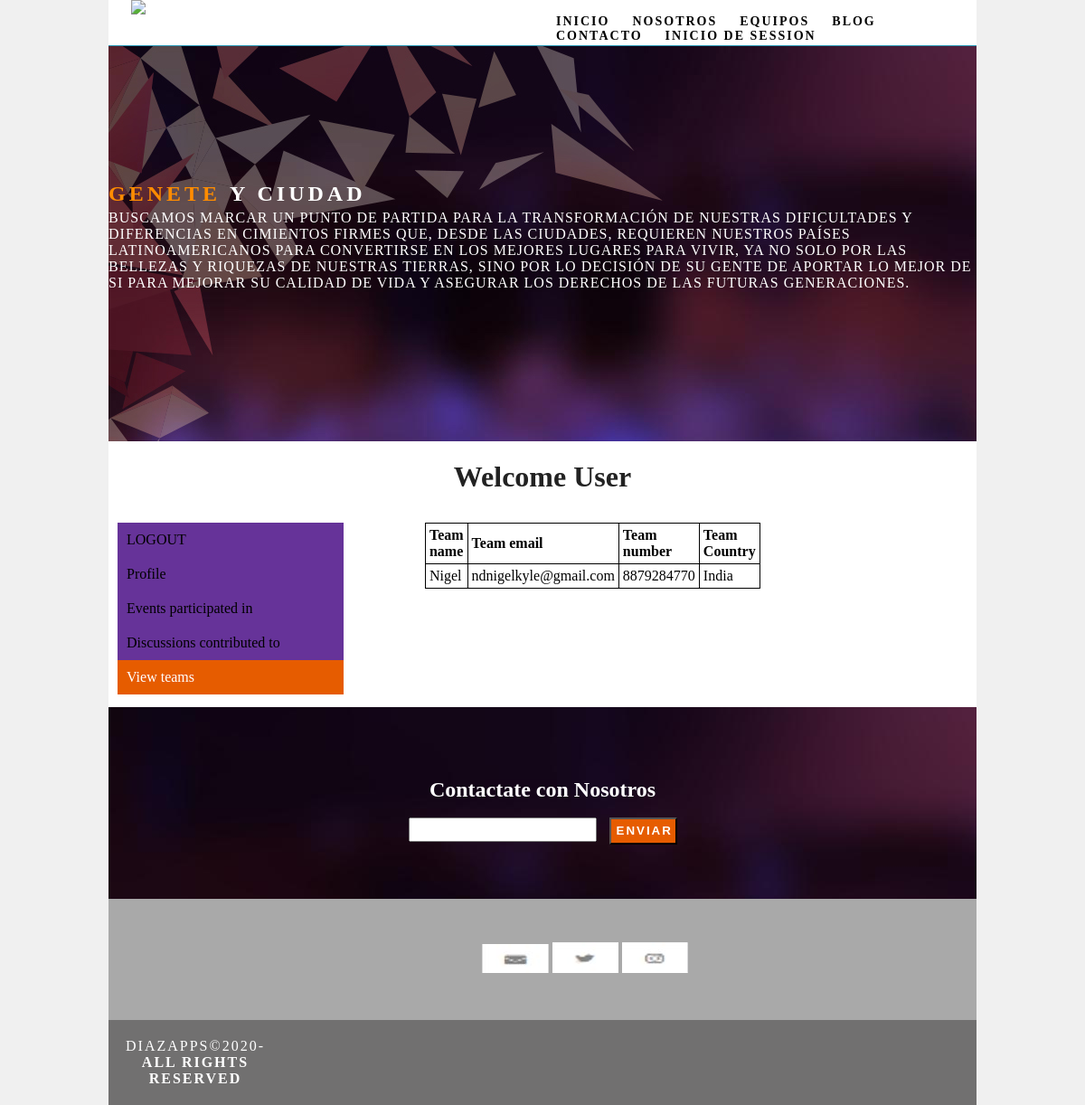
The page /php/userteams.php on the database its author committed.
### tables this page shows
CREATE TABLE `teams` (
  `id` int(11) NOT NULL,
  `team_name` varchar(50) NOT NULL,
  `team_email` varchar(50) NOT NULL,
  `team_number` varchar(10) NOT NULL,
  `team_country` varchar(50) NOT NULL
);

### php/userteams.php (the view, shortened to what this page needs)
<?php
	$con = mysqli_connect('localhost', 'root', '');
mysqli_select_db($con, 'registrationform_inicio');
$t = "select * from teams";
$query = mysqli_query($con, $t);
	?>
<!DOCTYPE html>
<html lang="en">
<head>
<link rel="stylesheet" type="text/css" href="../css/ciuad.css">
</head>
<body>
<div class="container_inicio">
  <header class="header_inicio"> <a href="">
    <img class="logo" src="images/Logotipo.png" alt="logo">
    </a>
    <nav>
      <ul>
        <li><a href="Inicio.php">INICIO</a></li>
        <li><a href="Nosotros.html">NOSOTROS</a></li>
        <li> <a href="Equipos.html">EQUIPOS</a></li>
		<li><a href="http://ndd9444.uta.cloud">BLOG</a></li>
        <li><a href="Contacto.html">CONTACTO</a></li>
        <li> <a href="Inicio de Session.php">INICIO DE SESSION</a></li>
      </ul>
    </nav>
  </header>
<section class="hero_inicio" id="hero_inicio">
    <h2 class="hero_header_inicio">GENETE <span class="light_inicio">Y CIUDAD</span></h2>
    <p class="tagline_inicio">
   Buscamos marcar un punto de partida para la transformación de nuestras
   dificultades y diferencias en cimientos firmes que, desde las ciudades,
   requieren nuestros países latinoamericanos para convertirse en los mejores
   lugares para vivir, ya no solo por las bellezas y riquezas de nuestras tierras, sino
   por lo decisión de su gente de aportar lo mejor de si para mejorar su calidad de
   vida y asegurar los derechos de las futuras generaciones.</p>
  </section>
	<div> <h1 id="hello1">Welcome User</h1></div>
<div class="row">
	<div class="column2_inicio">
		<div class="vertical-menu">
		  <a href="logout.php">LOGOUT</a>
		  <a href="home.php">Profile</a>
		  <a href="userevents.php">Events participated in</a>
		  <a href="../after_login_user_discussions.php">Discussions contributed to</a>
		  <a href="userteams.php" class="active">View teams</a>
		</div>
		</div>
	<div class="column2_inicio">
		<table class="table" >
  <tr class="table">
    <th class="table">Team name</th>
    <th class="table" >Team email</th>
    <th class="table">Team number</th>
	<th class="table">Team Country</th>
  </tr>
			<?php
			while($row = mysqli_fetch_assoc($query))
			{
			?>
  <tr class="table">
    <td class="table"><?php echo $row['team_name'];?></td>
    <td class="table"><?php echo $row['team_email'];?></td>
    <td class="table"><?php echo $row['team_number'];?></td>
	  <td class="table"><?php echo $row['team_country'];?></td>
  </tr>
 <?php
			}
			?>
</table>
	</div>
	<div class="column2_inicio">
	</div>
</div>
  <section class="footer_main" id="contact_inicio">
	 <form method="post" action="php/subscribe.php">
    <h2 class="footer_header">Contactate con Nosotros</h2>
	<input id="subsrcibe" type="email" name="subscribe">
	<input value="ENVIAR" type="submit" name="submit" class="button">
		 </form>
  </section>
	<div id="social_icons_footer">
		<a href="#"><img src="../images/msg_footer.JPG" alt="msg"></a>
		<a href="#"><img src="../images/twitter_footer - Copy.JPG" alt="twitter"></a>
		<a href="#"><img src="../images/insta_footer.JPG" alt="insta"></a>
	</div>
  <div class="copyright">Diazapps&copy;2020- <strong>All rights reserved</strong>
	</div>
</div>
</body>
</html>

### css/ciuad.css (style rules this page uses)
body { font-family: "Roboto Regular"; background-color: #f0f0f0; margin-top: 0px; margin-right: 0px; margin-bottom: 0px; margin-left: 0px; font-style: normal; font-weight: 200; }
p { color: black; }
h1 { font-family: "Montserrat"; color: #222222; font-weight: 600; }
h2 { font-family: "Montserrat"; color: #222222; font-weight: 600; }
.container_inicio { width: 80%; margin-left: auto; margin-right: auto; height: 1000px; background-color: #FFFFFF; }
.header_inicio { width: 100%; height: 5%; background-color: white; border-bottom: 1px solid #2C9AB7; }
.logo { color: #fff; font-weight: bold; text-align: undefined; width: 2.5%; float: left; margin-top: 0px; margin-left: 25px; letter-spacing: 4px; position: absolute; }
nav { float: right; width: 50%; text-align: right; margin-right: 25px; }
header nav ul { list-style: none; float: right; }
nav ul li { float: left; color: #FFFFFF; font-size: 14px; text-align: left; margin-right: 25px; letter-spacing: 2px; font-weight: bold; transition: all 0.3s linear; }
ul li a { color: black; text-decoration: none; }
.active { color: #e65c00; }
.hero_header_inicio { color: darkorange; text-align: left ; margin-top: 0px; margin-right: 0px; margin-bottom: 0px; margin-left: 0px; letter-spacing: 4px; }
.hero_inicio { background-image: url("../images/homepage-inicio.jpg"); padding-top: 150px; padding-bottom: 150px; }
.light_inicio { font-weight: bold; color: white; }
.tagline_inicio { text-align: left ; color: #FFFFFF; margin-top: 4px; font-weight: lighter; text-transform: uppercase; letter-spacing: 1px; }
.button { width: 75px; height: 30px; margin-top: 0px; margin-right: auto; margin-bottom: auto; margin-left: 10px; text-align: center; vertical-align: middle; text-transform: uppercase; font-weight: bold; letter-spacing: 2px; color: #FFFFFF; transition: all 0.3s linear; background-color: #e65c00; }
.copyright { text-align: center; padding-top: 0px; padding-bottom: 0px; padding-right: 80%; padding-left: 0px; background-color: #717070; color: #FFFFFF; text-transform: uppercase; font-weight: lighter; letter-spacing: 2px; border-top-width: 2px; }
.footer_main { background-image: url("../images/homepage-one-banner.jpg"); padding-top: 60px; padding-bottom: 60PX; margin-bottom: 0px; text-align: center; background-repeat: repeat; text-decoration-color: white; }
.footer_header { padding-left: 10px; padding-right: 10px; line-height: 22px; text-align: center; color: white; }
.row { width: 100%; margin-top: 0px; margin-right: 0px; margin-bottom: 0px; margin-left: 0px; padding-top: 0px; padding-right: 0px; padding-bottom: 0px; padding-left: 0px; display: inline-block; }
#social_icons_footer { padding: 5% 0 5% 43%; background-color: darkgray; }
.copyright { text-align: center; padding-top: 20px; padding-bottom: 20px; background-color: #717070; color: #FFFFFF; text-transform: uppercase; font-weight: lighter; letter-spacing: 2px; border-top-width: 2px; }
#hello1 { text-align: center; }
.vertical-menu { width: 250px; }
.vertical-menu a { background-color: rebeccapurple; color: black; display: block; padding: 10px; text-decoration: none; }
.vertical-menu a.active { background-color: #e65c00; color: white; }
.table { border: 1px solid black; border-collapse: collapse; padding: 4px; text-align: left; width: 100%; }
.column2_inicio { float: left; width: 33.33%; padding: 10px; }
.row:after { content: ""; display: table; clear: both; }
#subsrcibe { width: 200px; height: 21px; }

### rows shown on the page
teams: team_name "Nigel", team_email "ndnigelkyle@gmail.com", team_number "8879284770", team_country "India"
